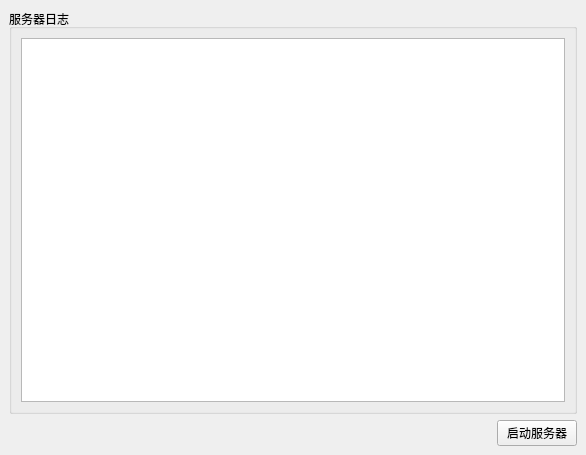
<?xml version="1.0" encoding="UTF-8"?>
<ui version="4.0">
 <class>MainWindow</class>
 <widget class="QMainWindow" name="MainWindow">
  <property name="geometry">
   <rect>
    <x>0</x>
    <y>0</y>
    <width>586</width>
    <height>455</height>
   </rect>
  </property>
  <property name="windowTitle">
   <string>服务器</string>
  </property>
  <widget class="QWidget" name="centralwidget">
   <layout class="QVBoxLayout" name="verticalLayout_2">
    <item>
     <widget class="QGroupBox" name="groupBox">
      <property name="title">
       <string>服务器日志</string>
      </property>
      <layout class="QVBoxLayout" name="verticalLayout">
       <item>
        <widget class="QPlainTextEdit" name="logEditor"/>
       </item>
      </layout>
     </widget>
    </item>
    <item>
     <layout class="QHBoxLayout" name="horizontalLayout">
      <item>
       <spacer name="horizontalSpacer">
        <property name="orientation">
         <enum>Qt::Orientation::Horizontal</enum>
        </property>
        <property name="sizeHint" stdset="0">
         <size>
          <width>40</width>
          <height>20</height>
         </size>
        </property>
       </spacer>
      </item>
      <item>
       <widget class="QPushButton" name="startStopButton">
        <property name="text">
         <string>启动服务器</string>
        </property>
       </widget>
      </item>
     </layout>
    </item>
   </layout>
  </widget>
 </widget>
 <resources/>
 <connections/>
</ui>
